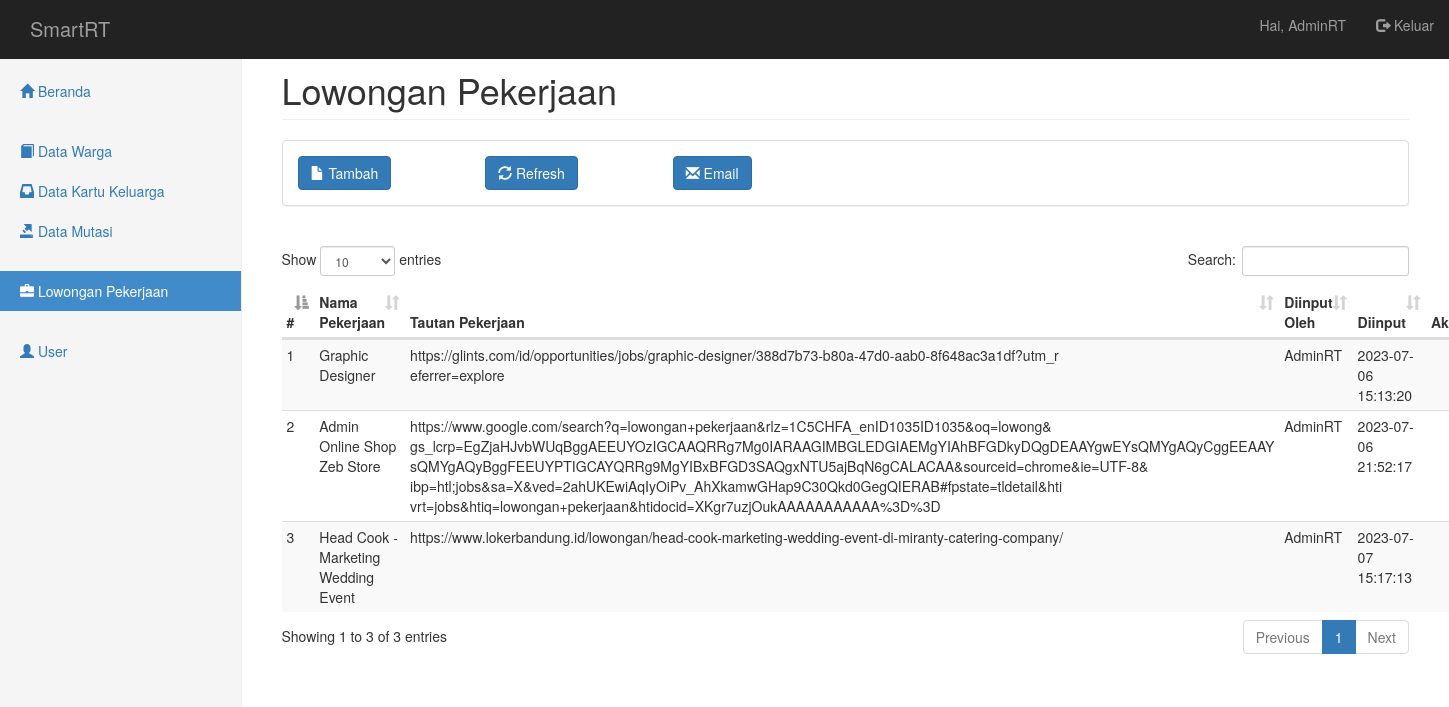
/pages/pekerjaan/index.php (signed in), run on the app's committed database.
### tables this page shows
CREATE TABLE `pekerjaan` (
  `id_pekerjaan` int(11) NOT NULL,
  `nama_pekerjaan` varchar(100) NOT NULL,
  `tautan_pekerjaan` varchar(10000) NOT NULL,
  `id_user` int(11) NOT NULL,
  `created_at` timestamp NOT NULL DEFAULT current_timestamp() ON UPDATE current_timestamp(),
  `updated_at` timestamp NOT NULL DEFAULT '0000-00-00 00:00:00'
);

CREATE TABLE `user` (
  `id_user` int(11) NOT NULL,
  `nama_user` varchar(45) NOT NULL,
  `username_user` varchar(20) NOT NULL,
  `password_user` varchar(255) NOT NULL,
  `status_user` enum('Admin','Warga') NOT NULL,
  `desa_kelurahan_user` varchar(30) NOT NULL,
  `kecamatan_user` varchar(30) NOT NULL,
  `kabupaten_kota_user` varchar(30) NOT NULL,
  `provinsi_user` varchar(30) NOT NULL,
  `negara_user` varchar(30) NOT NULL,
  `rt_user` varchar(3) NOT NULL,
  `rw_user` varchar(3) NOT NULL,
  `created_at` timestamp NOT NULL DEFAULT current_timestamp() ON UPDATE current_timestamp(),
  `updated_at` timestamp NOT NULL DEFAULT '0000-00-00 00:00:00'
);

### pages/pekerjaan/data-index.php (called while the page is built)
<?php
include('../../config/koneksi.php');
$query = "SELECT pekerjaan.*, user.nama_user FROM pekerjaan LEFT JOIN user ON pekerjaan.id_user = user.id_user";
$hasil = mysqli_query($db, $query);
$data_pekerjaan = array();
while ($row = mysqli_fetch_assoc($hasil)) {
  $data_pekerjaan[] = $row;
}
?>

### pages/pekerjaan/index.php (the view, shortened to what this page needs)
<?php include('../_partials/top.php') ?>
<h1 class="page-header">Lowongan Pekerjaan</h1>
<?php include('_partials/menu.php') ?>
<?php include('data-index.php') ?>
<table class="table table-striped table-condensed table-hover" id="datatable">
  <thead>
    <tr>
      <th>#</th>
      <th>Nama Pekerjaan</th>
      <th>Tautan Pekerjaan</th>
      <th>Diinput Oleh</th>
      <th>Diinput</th>
      <th>Aksi</th>
    </tr>
  </thead>
  <tbody>
    <?php $nomor = 1; ?>
    <?php foreach ($data_pekerjaan as $pekerjaan) : ?>
    <tr>
      <td><?php echo $nomor++ ?></td>
      <td><?php echo $pekerjaan['nama_pekerjaan'] ?></td>
      <td>
        <?php
          $tautan = $pekerjaan['tautan_pekerjaan'];
          if (strlen($tautan) > 100) {
            $tautan = wordwrap($tautan, 100, "<br>", true);
          }
          echo $tautan;
        ?>
      </td>
      <td><?php echo $pekerjaan['nama_user'] ?></td>
      <td><?php echo $pekerjaan['created_at'] ?></td>
      <td>
      </td>
    </tr>
    <?php endforeach ?>
  </tbody>
</table>
<?php include('../_partials/bottom.php') ?>

### pages/_partials/top.php (shortened to what this page needs)
<!DOCTYPE html>
<html lang="en">
  <head>
    <link href="../../assets/css/bootstrap.min.css" rel="stylesheet">
    <link href="../../assets/css/dataTables.bootstrap.min.css" rel="stylesheet">
    <link href="../../assets/css/dashboard.css" rel="stylesheet">
    <link href="../../assets/css/daterangepicker.css" rel="stylesheet">
    <link href="../../assets/lib/lightbox/css/lightbox.min.css" rel="stylesheet">
    <link rel="stylesheet" href="../../assets/css/bootstrap-select.min.css">
  </head>
  <body>
    <?php include('../_partials/navbar.php') ?>
    <div class="container-fluid">
      <div class="row">
        <div class="col-sm-3 col-md-2 sidebar">
          <?php include('../_partials/sidebar.php') ?>
        </div>
        <div class="col-sm-9 col-sm-offset-3 col-md-10 col-md-offset-2 main">

### pages/_partials/navbar.php (shortened to what this page needs)
<nav class="navbar navbar-inverse navbar-fixed-top">
  <div class="container-fluid">
    <div class="navbar-header">
      <p class="navbar-text" style="font-size: 20px;">SmartRT</p>
    </div>
    <div id="navbar" class="navbar-collapse collapse">
      <ul class="nav navbar-nav navbar-right">
        <p class="navbar-text">Hai, <?php echo $_SESSION['user']['nama_user'] ?></p>
        <li><a href="../login/logout.php"><i class="glyphicon glyphicon-log-out"></i> Keluar</a></li>
      </ul>
    </div>
  </div>
</nav>

### pages/_partials/sidebar.php
<?php
function is_active($page) {
  $uri = $_SERVER['REQUEST_URI'];
  if (strpos($uri, $page) !== false) {
    echo 'active';
  }
}
?>
<ul class="nav nav-sidebar">
  <li class="<?php is_active('/dasbor'); ?>">
    <a href="../dasbor"><i class="glyphicon glyphicon-home"></i> Beranda</a>
  </li>
</ul>
<ul class="nav nav-sidebar">
  <li class="<?php is_active('/warga'); ?>">
    <a href="../warga"><i class="glyphicon glyphicon-book"></i> Data Warga</a>
  </li>
  <li class="<?php is_active('/kartu-keluarga'); ?>">
    <a href="../kartu-keluarga"><i class="glyphicon glyphicon-inbox"></i> Data Kartu Keluarga</a>
  </li>
  <li class="<?php is_active('/mutasi'); ?>">
    <a href="../mutasi"><i class="glyphicon glyphicon-export"></i> Data Mutasi</a>
  </li>
</ul>
<ul class="nav nav-sidebar">
  <li class="<?php is_active('/pekerjaan'); ?>">
    <a href="../pekerjaan"><i class="	glyphicon glyphicon-briefcase"></i> Lowongan Pekerjaan</a>
  </li>
</ul>
<?php if ($_SESSION['user']['status_user'] != 'RW'): ?>
<ul class="nav nav-sidebar">
  <li class="<?php is_active('/user'); ?>">
    <a href="../user"><i class="glyphicon glyphicon-user"></i> User</a>
  </li>
</ul>
<?php endif; ?>

### pages/pekerjaan/_partials/menu.php
<div class="panel panel-default">
  <div class="panel-body">
    <div class="row">
      <div class="col-md-2">
        <a href="create.php" class="btn btn-primary">
          <i class="glyphicon glyphicon-file"></i> Tambah
        </a>
      </div>
      <div class="col-md-2">
        <a href="index.php" class="btn btn-primary">
          <i class="glyphicon glyphicon-refresh"></i> Refresh
        </a>
      </div>
      <div class="col-md-2">
        <a href="email.php" class="btn btn-primary">
          <i class="glyphicon glyphicon-envelope"></i> Email
        </a>
      </div>
    </div>
  </div>
</div>
<br>

### pages/_partials/bottom.php (shortened to what this page needs)
        </div>
      </div>
    </div>
  </body>
</html>

### assets/css/dashboard.css (style rules this page uses)
body { padding-top: 50px; }
.navbar-fixed-top { border: 0; }
.sidebar { display: none; }
@media (min-width: 768px) { .sidebar { position: fixed; top: 51px; bottom: 0; left: 0; z-index: 1000; display: block; padding: 20px; overflow-x: hidden; overflow-y: auto; background-color: #f5f5f5; border-right: 1px solid #eee; } }
.nav-sidebar { margin-right: -21px; margin-bottom: 20px; margin-left: -20px; }
.nav-sidebar > li > a { padding-right: 20px; padding-left: 20px; }
.nav-sidebar > .active > a, .nav-sidebar > .active > a:hover, .nav-sidebar > .active > a:focus { color: #fff; background-color: #428bca; }
.main { padding: 20px; }
@media (min-width: 768px) { .main { padding-right: 40px; padding-left: 40px; } }
.main .page-header { margin-top: 0; }

### data on the page
pekerjaan: nama_pekerjaan "Graphic Designer", tautan_pekerjaan "https://glints.com/id/opportunities/jobs/graphic-designer/388d7b73-b80a-47d0-aab0-8f648ac3a1df?utm_r eferrer=explore", id_user.nama_user "AdminRT", created_at "2023-07-06 15:13:20"
pekerjaan: nama_pekerjaan "Admin Online Shop Zeb Store", tautan_pekerjaan "https://www.google.com/search?q=lowongan+pekerjaan&rlz=1C5CHFA_enID1035ID1035&oq=lowong& gs_lcrp=EgZjaHJvbWUqBggAEEUYOzIGCAAQRRg7Mg0IARAAGIMBGLEDGIAEMgYIAhBFGDkyDQgDEAAYgwEYsQMYgAQyCggEEAAY sQMYgAQyBggFEEUYPTIGCAYQRRg9MgYIBxBFGD3SAQgxNTU5ajBqN6gCALACAA&sourceid=chrome&ie=UTF-8& ibp=htl;jobs&sa=X&ved=2ahUKEwiAqIyOiPv_AhXkamwGHap9C30Qkd0GegQIERAB#fpstate=tldetail&hti vrt=jobs&htiq=lowongan+pekerjaan&htidocid=XKgr7uzjOukAAAAAAAAAAA%3D%3D", id_user.nama_user "AdminRT", created_at "2023-07-06 21:52:17"
pekerjaan: nama_pekerjaan "Head Cook - Marketing Wedding Event", tautan_pekerjaan "https://www.lokerbandung.id/lowongan/head-cook-marketing-wedding-event-di-miranty-catering-company/", id_user.nama_user "AdminRT", created_at "2023-07-07 15:17:13"

### other printed values
$_SESSION['user']['nama_user'] "AdminRT"
